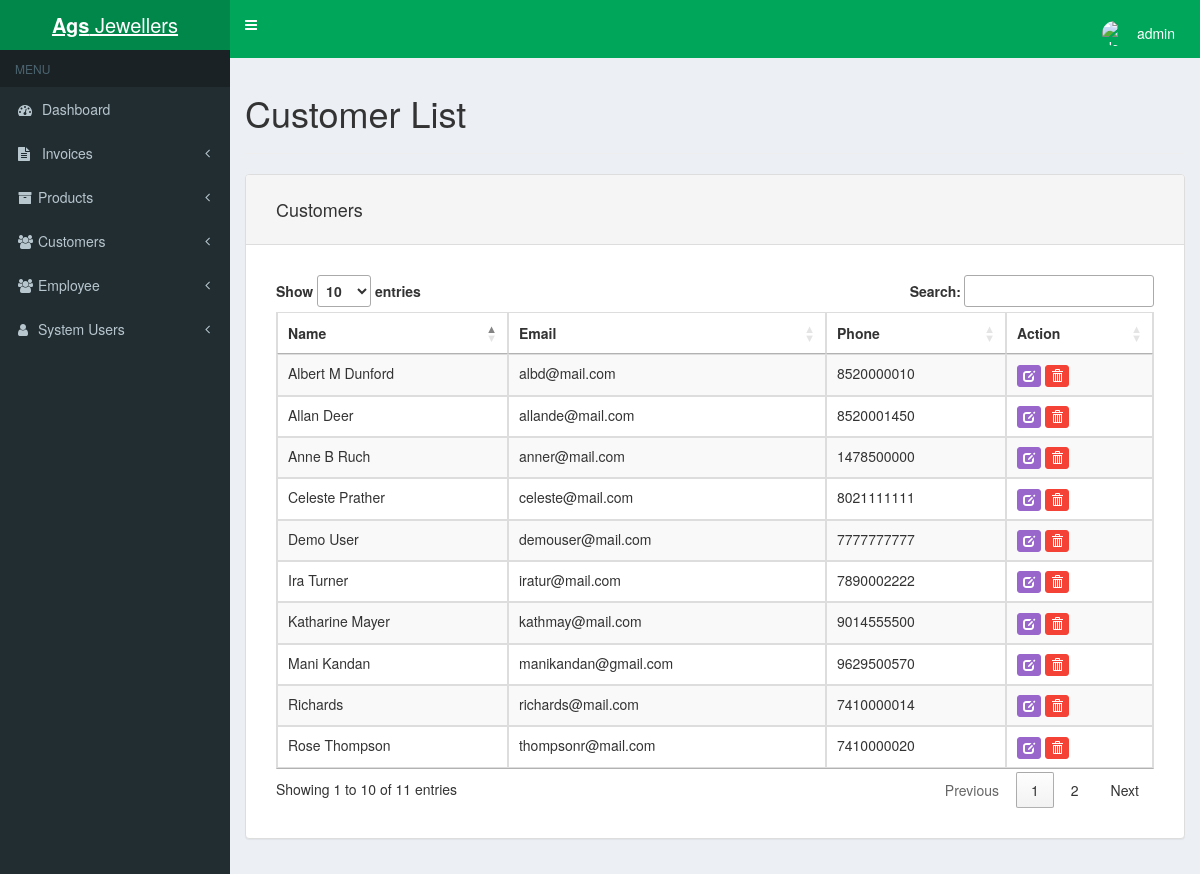
Screenshot of /customer-list.php (signed in) with the database file from the repository.
### tables this page shows
CREATE TABLE IF NOT EXISTS `store_customers` (
  `id` int(11) NOT NULL AUTO_INCREMENT,
  `name` varchar(255) NOT NULL,
  `email` varchar(255) NOT NULL,
  `address_1` varchar(255) NOT NULL,
  `address_2` varchar(255) NOT NULL,
  `town` varchar(255) NOT NULL,
  `county` varchar(255) NOT NULL,
  `postcode` varchar(255) NOT NULL,
  `phone` varchar(100) NOT NULL,
  `name_ship` varchar(255) NOT NULL,
  `address_1_ship` varchar(255) NOT NULL,
  `address_2_ship` varchar(255) NOT NULL,
  `town_ship` varchar(255) NOT NULL,
  `county_ship` varchar(255) NOT NULL,
  `postcode_ship` varchar(255) NOT NULL,
  PRIMARY KEY (`id`)
);

### functions.php (the view, shortened to what this page needs)
<?php
function getCustomers() {
	$mysqli = new mysqli(DATABASE_HOST, DATABASE_USER, DATABASE_PASS, DATABASE_NAME);
	$query = "SELECT * FROM store_customers ORDER BY name ASC";
	$results = $mysqli->query($query);
	if($results) {
		print '<table class="table table-striped table-hover table-bordered" id="data-table"><thead><tr>
				<th>Name</th>
				<th>Email</th>
				<th>Phone</th>
				<th>Action</th>
			  </tr></thead><tbody>';
		while($row = $results->fetch_assoc()) {
		    print '
			    <tr>
					<td>'.$row["name"].'</td>
				    <td>'.$row["email"].'</td>
				    <td>'.$row["phone"].'</td>
				    <td><a href="customer-edit.php?id='.$row["id"].'" class="btn btn-primary btn-xs"><span class="glyphicon glyphicon-edit" aria-hidden="true"></span></a> <a data-customer-id="'.$row['id'].'" class="btn btn-danger btn-xs delete-customer"><span class="glyphicon glyphicon-trash" aria-hidden="true"></span></a></td>
			    </tr>
		    ';
		}
		print '</tr></tbody></table>';
	} else {
		echo "<p>There are no customers to display.</p>";
	}
}
?>

### header.php (shortened to what this page needs)
<!DOCTYPE html>
<html>
<head>
  <link rel="stylesheet" href="https://cdnjs.cloudflare.com/ajax/libs/font-awesome/4.5.0/css/font-awesome.min.css">
  <link rel="stylesheet" href="https://cdnjs.cloudflare.com/ajax/libs/ionicons/2.0.1/css/ionicons.min.css">
  <link rel="stylesheet" href="css/AdminLTE.css">
  <link rel="stylesheet" href="css/skin-green.css">
	<link rel="stylesheet" href="css/bootstrap.min.css">
	<link rel="stylesheet" href="css/bootstrap.datetimepicker.css">
	<link rel="stylesheet" href="//cdn.datatables.net/1.10.7/css/jquery.dataTables.css">
	<link rel="stylesheet" href="//cdn.datatables.net/plug-ins/1.10.7/integration/bootstrap/3/dataTables.bootstrap.css">
	<link rel="stylesheet" href="css/styles.css">
</head>
<body class="hold-transition skin-green sidebar-mini">
<div class="wrapper">
  <header class="main-header">
    <a href="" class="logo">
      <span style="text-decoration:none;" class="logo-lg"><b>Ags</b> Jewellers</span>
    </a>
    <nav class="navbar navbar-static-top" role="navigation">
      <a href="#" class="sidebar-toggle" data-toggle="offcanvas" role="button">
      </a>
      <div class="navbar-custom-menu">
        <ul class="nav navbar-nav">
          <li class="dropdown user user-menu">
            <a href="#" class="dropdown-toggle" data-toggle="dropdown">
              <img src="https://pcrt.crab.org/images/default-user.png" class="user-image" alt="User Image">
              <span class="hidden-xs"><?php echo $_SESSION['login_username'];?></span>
            </a>
          </li>
        </ul>
      </div>
    </nav>
  </header>
  <aside class="main-sidebar">
    <section class="sidebar">
      <ul class="sidebar-menu">
        <li class="header">MENU</li>
        <li class="treeview">
          <a href="dashboard.php"><i class="fa fa-tachometer"></i> <span>Dashboard</span>
          </a>
        </li>
         <li class="treeview">
          <a href="#"><i class="fa fa-file-text"></i> <span>Invoices</span>
            <span class="pull-right-container">
              <i class="fa fa-angle-left pull-right"></i>
            </span>
          </a>
        </li>
         <li class="treeview">
          <a href="#"><i class="fa fa-archive"></i><span>Products</span>
            <span class="pull-right-container">
              <i class="fa fa-angle-left pull-right"></i>
            </span>
          </a>
        </li>
        <li class="treeview">
          <a href="#"><i class="fa fa-users"></i><span>Customers</span>
            <span class="pull-right-container">
              <i class="fa fa-angle-left pull-right"></i>
            </span>
          </a>
        </li>
        <li class="treeview">
          <a href="#"><i class="fa fa-users"></i><span>Employee</span>
            <span class="pull-right-container">
              <i class="fa fa-angle-left pull-right"></i>
            </span>
          </a>
        </li>
        <li class="treeview">
          <a href="#"><i class="fa fa-user"></i><span>System Users</span>
            <span class="pull-right-container">
              <i class="fa fa-angle-left pull-right"></i>
            </span>
          </a>
        </li>
      </ul>
    </section>
  </aside>
  <div class="content-wrapper">
    <section class="content">

### customer-list.php (shortened to what this page needs)
<?php
include('header.php');
include('functions.php');
?>
<h1>Customer List</h1>
<hr>
<div class="row">
	<div class="col-xs-12">
		<div class="panel panel-default">
			<div class="panel-heading">
				<h4>Customers</h4>
			</div>
			<div class="panel-body form-group form-group-sm">
				<?php getCustomers(); ?>
			</div>
		</div>
	</div>
<?php
	include('footer.php');
?>

### footer.php
  </section>
  </div>
</div>
</body>
</html>

### css/skin-green.css (style rules this page uses)
.skin-green .main-header .navbar { background-color: #00a65a; }
.skin-green .main-header .navbar .nav > li > a { color: #ffffff; }
.skin-green .main-header .navbar .sidebar-toggle { color: #ffffff; }
.skin-green .main-header .navbar .sidebar-toggle { color: #fff; }
.skin-green .main-header .logo { background-color: #008d4c; color: #ffffff; border-bottom: 0 solid transparent; }
.skin-green .wrapper, .skin-green .main-sidebar, .skin-green .left-side { background-color: #222d32; }
.skin-green .sidebar-menu > li.header { color: #4b646f; background: #1a2226; }
.skin-green .sidebar-menu > li > a { border-left: 3px solid transparent; }
.skin-green .sidebar a { color: #b8c7ce; }

### css/styles.css (style rules this page uses)
body { padding: 0; background-color: #00a65a; }
.btn-primary { background-color: #9966cc; border-color: #9966cc; }
.btn-danger { background-color: #f44336; border-color: #f44336; }
.panel-body { padding: 30px 30px 15px 30px; }
.panel-heading { padding: 15px 30px 15px 30px; }
.user { margin-top: 8px; margin-right: 10px; }

### rows the page displays
store_customers: name "Albert M Dunford", email "albd@mail.com", phone "8520000010"
store_customers: name "Allan Deer", email "allande@mail.com", phone "8520001450"
store_customers: name "Anne B Ruch", email "anner@mail.com", phone "1478500000"
store_customers: name "Celeste Prather", email "celeste@mail.com", phone "8021111111"
store_customers: name "Demo User", email "demouser@mail.com", phone "7777777777"
store_customers: name "Ira Turner", email "iratur@mail.com", phone "7890002222"
store_customers: name "Katharine Mayer", email "kathmay@mail.com", phone "9014555500"
store_customers: name "Mani Kandan", email "manikandan@gmail.com", phone "9629500570"
store_customers: name "Richards", email "richards@mail.com", phone "7410000014"
store_customers: name "Rose Thompson", email "thompsonr@mail.com", phone "7410000020"

### other values shown
$_SESSION['login_username'] "admin"
